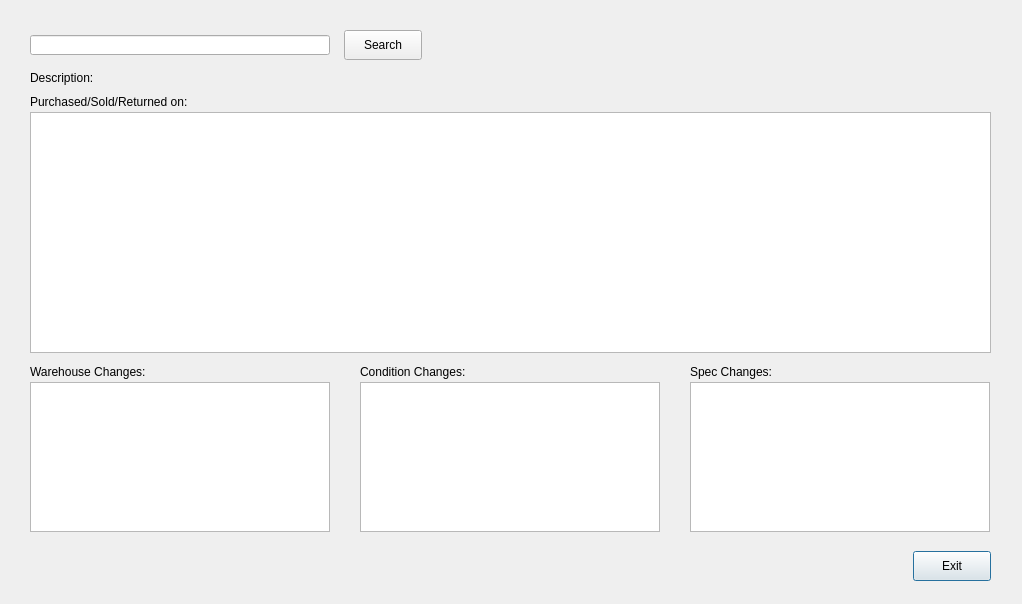
<?xml version="1.0" encoding="UTF-8"?>
<ui version="4.0">
 <class>trace_form</class>
 <widget class="QDialog" name="trace_form">
  <property name="geometry">
   <rect>
    <x>0</x>
    <y>0</y>
    <width>1022</width>
    <height>604</height>
   </rect>
  </property>
  <property name="windowTitle">
   <string>Dialog</string>
  </property>
  <widget class="QPushButton" name="exit">
   <property name="geometry">
    <rect>
     <x>913</x>
     <y>551</y>
     <width>78</width>
     <height>30</height>
    </rect>
   </property>
   <property name="text">
    <string>Exit</string>
   </property>
  </widget>
  <widget class="QPushButton" name="search_button">
   <property name="geometry">
    <rect>
     <x>344</x>
     <y>30</y>
     <width>78</width>
     <height>30</height>
    </rect>
   </property>
   <property name="text">
    <string>Search</string>
   </property>
  </widget>
  <widget class="QTableView" name="wh_view">
   <property name="geometry">
    <rect>
     <x>30</x>
     <y>382</y>
     <width>300</width>
     <height>150</height>
    </rect>
   </property>
  </widget>
  <widget class="QTableView" name="condition_view">
   <property name="geometry">
    <rect>
     <x>360</x>
     <y>382</y>
     <width>300</width>
     <height>150</height>
    </rect>
   </property>
  </widget>
  <widget class="QTableView" name="spac_view">
   <property name="geometry">
    <rect>
     <x>690</x>
     <y>382</y>
     <width>300</width>
     <height>150</height>
    </rect>
   </property>
  </widget>
  <widget class="QTableView" name="trace_view">
   <property name="geometry">
    <rect>
     <x>30</x>
     <y>112</y>
     <width>961</width>
     <height>241</height>
    </rect>
   </property>
  </widget>
  <widget class="QLineEdit" name="lineEdit">
   <property name="geometry">
    <rect>
     <x>30</x>
     <y>35</y>
     <width>300</width>
     <height>20</height>
    </rect>
   </property>
   <property name="inputMask">
    <string/>
   </property>
   <property name="text">
    <string/>
   </property>
   <property name="placeholderText">
    <string/>
   </property>
   <property name="clearButtonEnabled">
    <bool>false</bool>
   </property>
  </widget>
  <widget class="QLabel" name="label">
   <property name="geometry">
    <rect>
     <x>30</x>
     <y>362</y>
     <width>120</width>
     <height>20</height>
    </rect>
   </property>
   <property name="text">
    <string>Warehouse Changes:</string>
   </property>
  </widget>
  <widget class="QLabel" name="label_2">
   <property name="geometry">
    <rect>
     <x>360</x>
     <y>362</y>
     <width>120</width>
     <height>20</height>
    </rect>
   </property>
   <property name="text">
    <string>Condition Changes:</string>
   </property>
  </widget>
  <widget class="QLabel" name="label_3">
   <property name="geometry">
    <rect>
     <x>690</x>
     <y>362</y>
     <width>120</width>
     <height>20</height>
    </rect>
   </property>
   <property name="text">
    <string>Spec Changes:</string>
   </property>
  </widget>
  <widget class="QLabel" name="label_4">
   <property name="geometry">
    <rect>
     <x>30</x>
     <y>92</y>
     <width>191</width>
     <height>20</height>
    </rect>
   </property>
   <property name="text">
    <string>Purchased/Sold/Returned on:</string>
   </property>
  </widget>
  <widget class="QLabel" name="label_5">
   <property name="geometry">
    <rect>
     <x>30</x>
     <y>65</y>
     <width>65</width>
     <height>25</height>
    </rect>
   </property>
   <property name="text">
    <string>Description:</string>
   </property>
  </widget>
  <widget class="QLabel" name="description_label">
   <property name="geometry">
    <rect>
     <x>100</x>
     <y>65</y>
     <width>600</width>
     <height>25</height>
    </rect>
   </property>
   <property name="text">
    <string/>
   </property>
  </widget>
 </widget>
 <resources/>
 <connections>
  <connection>
   <sender>exit</sender>
   <signal>clicked()</signal>
   <receiver>trace_form</receiver>
   <slot>close()</slot>
   <hints>
    <hint type="sourcelabel">
     <x>678</x>
     <y>495</y>
    </hint>
    <hint type="destinationlabel">
     <x>606</x>
     <y>489</y>
    </hint>
   </hints>
  </connection>
 </connections>
</ui>
